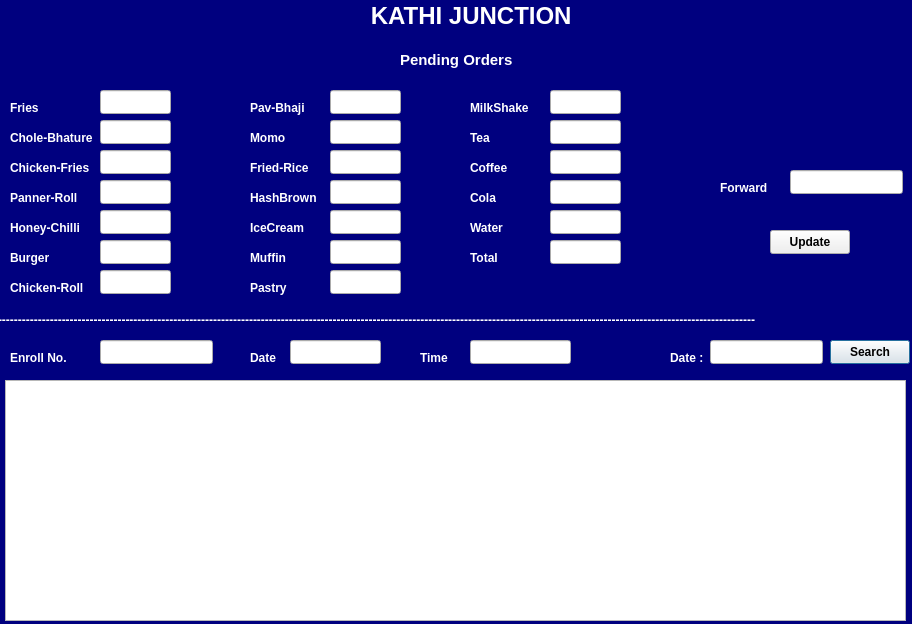
<?xml version="1.0" encoding="UTF-8"?>
<ui version="4.0">
 <class>KathiAdminPendingOrder</class>
 <widget class="QDialog" name="KathiAdminPendingOrder">
  <property name="geometry">
   <rect>
    <x>0</x>
    <y>0</y>
    <width>912</width>
    <height>624</height>
   </rect>
  </property>
  <property name="windowTitle">
   <string>Dialog</string>
  </property>
  <widget class="QLabel" name="label">
   <property name="geometry">
    <rect>
     <x>-2</x>
     <y>0</y>
     <width>921</width>
     <height>31</height>
    </rect>
   </property>
   <property name="font">
    <font>
     <pointsize>18</pointsize>
     <bold>true</bold>
    </font>
   </property>
   <property name="styleSheet">
    <string notr="true">color: rgb(255, 255, 255);
background-color: rgb(0, 0, 127);</string>
   </property>
   <property name="text">
    <string>                                                        KATHI JUNCTION</string>
   </property>
  </widget>
  <widget class="QLabel" name="label_2">
   <property name="geometry">
    <rect>
     <x>0</x>
     <y>30</y>
     <width>921</width>
     <height>601</height>
    </rect>
   </property>
   <property name="styleSheet">
    <string notr="true">background-color: rgb(0, 0, 127);</string>
   </property>
   <property name="text">
    <string/>
   </property>
  </widget>
  <widget class="QLabel" name="label_3">
   <property name="geometry">
    <rect>
     <x>10</x>
     <y>100</y>
     <width>49</width>
     <height>16</height>
    </rect>
   </property>
   <property name="font">
    <font>
     <bold>true</bold>
    </font>
   </property>
   <property name="styleSheet">
    <string notr="true">color: rgb(255, 255, 255);</string>
   </property>
   <property name="text">
    <string>Fries </string>
   </property>
  </widget>
  <widget class="QLabel" name="label_4">
   <property name="geometry">
    <rect>
     <x>400</x>
     <y>50</y>
     <width>121</width>
     <height>20</height>
    </rect>
   </property>
   <property name="font">
    <font>
     <pointsize>11</pointsize>
     <bold>true</bold>
    </font>
   </property>
   <property name="styleSheet">
    <string notr="true">color: rgb(255, 255, 255);</string>
   </property>
   <property name="text">
    <string>Pending Orders</string>
   </property>
  </widget>
  <widget class="QLabel" name="label_5">
   <property name="geometry">
    <rect>
     <x>10</x>
     <y>130</y>
     <width>91</width>
     <height>16</height>
    </rect>
   </property>
   <property name="font">
    <font>
     <bold>true</bold>
    </font>
   </property>
   <property name="styleSheet">
    <string notr="true">color: rgb(255, 255, 255);</string>
   </property>
   <property name="text">
    <string>Chole-Bhature</string>
   </property>
  </widget>
  <widget class="QLabel" name="label_6">
   <property name="geometry">
    <rect>
     <x>10</x>
     <y>160</y>
     <width>91</width>
     <height>16</height>
    </rect>
   </property>
   <property name="font">
    <font>
     <bold>true</bold>
    </font>
   </property>
   <property name="styleSheet">
    <string notr="true">color: rgb(255, 255, 255);</string>
   </property>
   <property name="text">
    <string>Chicken-Fries</string>
   </property>
  </widget>
  <widget class="QLabel" name="label_7">
   <property name="geometry">
    <rect>
     <x>10</x>
     <y>190</y>
     <width>81</width>
     <height>16</height>
    </rect>
   </property>
   <property name="font">
    <font>
     <bold>true</bold>
    </font>
   </property>
   <property name="styleSheet">
    <string notr="true">color: rgb(255, 255, 255);</string>
   </property>
   <property name="text">
    <string>Panner-Roll</string>
   </property>
  </widget>
  <widget class="QLabel" name="label_8">
   <property name="geometry">
    <rect>
     <x>10</x>
     <y>220</y>
     <width>81</width>
     <height>16</height>
    </rect>
   </property>
   <property name="font">
    <font>
     <bold>true</bold>
    </font>
   </property>
   <property name="styleSheet">
    <string notr="true">color: rgb(255, 255, 255);</string>
   </property>
   <property name="text">
    <string>Honey-Chilli</string>
   </property>
  </widget>
  <widget class="QLineEdit" name="txtFries">
   <property name="geometry">
    <rect>
     <x>100</x>
     <y>90</y>
     <width>71</width>
     <height>24</height>
    </rect>
   </property>
  </widget>
  <widget class="QLineEdit" name="txtCholeBhature">
   <property name="geometry">
    <rect>
     <x>100</x>
     <y>120</y>
     <width>71</width>
     <height>24</height>
    </rect>
   </property>
  </widget>
  <widget class="QLineEdit" name="txtChickenFries">
   <property name="geometry">
    <rect>
     <x>100</x>
     <y>150</y>
     <width>71</width>
     <height>24</height>
    </rect>
   </property>
  </widget>
  <widget class="QLineEdit" name="txtPannerRoll">
   <property name="geometry">
    <rect>
     <x>100</x>
     <y>180</y>
     <width>71</width>
     <height>24</height>
    </rect>
   </property>
  </widget>
  <widget class="QLineEdit" name="txtHoneyChilli">
   <property name="geometry">
    <rect>
     <x>100</x>
     <y>210</y>
     <width>71</width>
     <height>24</height>
    </rect>
   </property>
  </widget>
  <widget class="QTableView" name="tableKathiOrderP">
   <property name="geometry">
    <rect>
     <x>5</x>
     <y>380</y>
     <width>901</width>
     <height>241</height>
    </rect>
   </property>
  </widget>
  <widget class="QLabel" name="label_9">
   <property name="geometry">
    <rect>
     <x>10</x>
     <y>250</y>
     <width>81</width>
     <height>16</height>
    </rect>
   </property>
   <property name="font">
    <font>
     <bold>true</bold>
    </font>
   </property>
   <property name="styleSheet">
    <string notr="true">color: rgb(255, 255, 255);</string>
   </property>
   <property name="text">
    <string>Burger</string>
   </property>
  </widget>
  <widget class="QLineEdit" name="txtBurger">
   <property name="geometry">
    <rect>
     <x>100</x>
     <y>240</y>
     <width>71</width>
     <height>24</height>
    </rect>
   </property>
  </widget>
  <widget class="QLabel" name="label_10">
   <property name="geometry">
    <rect>
     <x>10</x>
     <y>280</y>
     <width>81</width>
     <height>16</height>
    </rect>
   </property>
   <property name="font">
    <font>
     <bold>true</bold>
    </font>
   </property>
   <property name="styleSheet">
    <string notr="true">color: rgb(255, 255, 255);</string>
   </property>
   <property name="text">
    <string>Chicken-Roll</string>
   </property>
  </widget>
  <widget class="QLineEdit" name="txtChickenRoll">
   <property name="geometry">
    <rect>
     <x>100</x>
     <y>270</y>
     <width>71</width>
     <height>24</height>
    </rect>
   </property>
  </widget>
  <widget class="QLabel" name="label_11">
   <property name="geometry">
    <rect>
     <x>250</x>
     <y>100</y>
     <width>71</width>
     <height>16</height>
    </rect>
   </property>
   <property name="font">
    <font>
     <bold>true</bold>
    </font>
   </property>
   <property name="styleSheet">
    <string notr="true">color: rgb(255, 255, 255);</string>
   </property>
   <property name="text">
    <string>Pav-Bhaji</string>
   </property>
  </widget>
  <widget class="QLineEdit" name="txtPavBhaji">
   <property name="geometry">
    <rect>
     <x>330</x>
     <y>90</y>
     <width>71</width>
     <height>24</height>
    </rect>
   </property>
  </widget>
  <widget class="QLabel" name="label_12">
   <property name="geometry">
    <rect>
     <x>250</x>
     <y>130</y>
     <width>49</width>
     <height>16</height>
    </rect>
   </property>
   <property name="font">
    <font>
     <bold>true</bold>
    </font>
   </property>
   <property name="styleSheet">
    <string notr="true">color: rgb(255, 255, 255);</string>
   </property>
   <property name="text">
    <string>Momo</string>
   </property>
  </widget>
  <widget class="QLabel" name="label_13">
   <property name="geometry">
    <rect>
     <x>250</x>
     <y>160</y>
     <width>61</width>
     <height>16</height>
    </rect>
   </property>
   <property name="font">
    <font>
     <bold>true</bold>
    </font>
   </property>
   <property name="styleSheet">
    <string notr="true">color: rgb(255, 255, 255);</string>
   </property>
   <property name="text">
    <string>Fried-Rice</string>
   </property>
  </widget>
  <widget class="QLabel" name="label_14">
   <property name="geometry">
    <rect>
     <x>250</x>
     <y>190</y>
     <width>71</width>
     <height>16</height>
    </rect>
   </property>
   <property name="font">
    <font>
     <bold>true</bold>
    </font>
   </property>
   <property name="styleSheet">
    <string notr="true">color: rgb(255, 255, 255);</string>
   </property>
   <property name="text">
    <string>HashBrown</string>
   </property>
  </widget>
  <widget class="QLabel" name="label_15">
   <property name="geometry">
    <rect>
     <x>250</x>
     <y>220</y>
     <width>61</width>
     <height>16</height>
    </rect>
   </property>
   <property name="font">
    <font>
     <bold>true</bold>
    </font>
   </property>
   <property name="styleSheet">
    <string notr="true">color: rgb(255, 255, 255);</string>
   </property>
   <property name="text">
    <string>IceCream</string>
   </property>
  </widget>
  <widget class="QLabel" name="label_16">
   <property name="geometry">
    <rect>
     <x>250</x>
     <y>250</y>
     <width>71</width>
     <height>16</height>
    </rect>
   </property>
   <property name="font">
    <font>
     <bold>true</bold>
    </font>
   </property>
   <property name="styleSheet">
    <string notr="true">color: rgb(255, 255, 255);</string>
   </property>
   <property name="text">
    <string>Muffin</string>
   </property>
  </widget>
  <widget class="QLabel" name="label_17">
   <property name="geometry">
    <rect>
     <x>250</x>
     <y>280</y>
     <width>71</width>
     <height>16</height>
    </rect>
   </property>
   <property name="font">
    <font>
     <bold>true</bold>
    </font>
   </property>
   <property name="styleSheet">
    <string notr="true">color: rgb(255, 255, 255);</string>
   </property>
   <property name="text">
    <string>Pastry</string>
   </property>
  </widget>
  <widget class="QLineEdit" name="txtMomo">
   <property name="geometry">
    <rect>
     <x>330</x>
     <y>120</y>
     <width>71</width>
     <height>24</height>
    </rect>
   </property>
  </widget>
  <widget class="QLineEdit" name="txtFriedRice">
   <property name="geometry">
    <rect>
     <x>330</x>
     <y>150</y>
     <width>71</width>
     <height>24</height>
    </rect>
   </property>
  </widget>
  <widget class="QLineEdit" name="txtHashBrown">
   <property name="geometry">
    <rect>
     <x>330</x>
     <y>180</y>
     <width>71</width>
     <height>24</height>
    </rect>
   </property>
  </widget>
  <widget class="QLineEdit" name="txtIceCream">
   <property name="geometry">
    <rect>
     <x>330</x>
     <y>210</y>
     <width>71</width>
     <height>24</height>
    </rect>
   </property>
  </widget>
  <widget class="QLineEdit" name="txtMuffin">
   <property name="geometry">
    <rect>
     <x>330</x>
     <y>240</y>
     <width>71</width>
     <height>24</height>
    </rect>
   </property>
  </widget>
  <widget class="QLineEdit" name="txtPastry">
   <property name="geometry">
    <rect>
     <x>330</x>
     <y>270</y>
     <width>71</width>
     <height>24</height>
    </rect>
   </property>
  </widget>
  <widget class="QLabel" name="label_18">
   <property name="geometry">
    <rect>
     <x>470</x>
     <y>100</y>
     <width>71</width>
     <height>16</height>
    </rect>
   </property>
   <property name="font">
    <font>
     <bold>true</bold>
    </font>
   </property>
   <property name="styleSheet">
    <string notr="true">color: rgb(255, 255, 255);</string>
   </property>
   <property name="text">
    <string>MilkShake</string>
   </property>
  </widget>
  <widget class="QLabel" name="label_19">
   <property name="geometry">
    <rect>
     <x>470</x>
     <y>130</y>
     <width>61</width>
     <height>16</height>
    </rect>
   </property>
   <property name="font">
    <font>
     <bold>true</bold>
    </font>
   </property>
   <property name="styleSheet">
    <string notr="true">color: rgb(255, 255, 255);</string>
   </property>
   <property name="text">
    <string>Tea</string>
   </property>
  </widget>
  <widget class="QLabel" name="label_20">
   <property name="geometry">
    <rect>
     <x>470</x>
     <y>160</y>
     <width>49</width>
     <height>16</height>
    </rect>
   </property>
   <property name="font">
    <font>
     <bold>true</bold>
    </font>
   </property>
   <property name="styleSheet">
    <string notr="true">color: rgb(255, 255, 255);</string>
   </property>
   <property name="text">
    <string>Coffee</string>
   </property>
  </widget>
  <widget class="QLabel" name="label_21">
   <property name="geometry">
    <rect>
     <x>470</x>
     <y>190</y>
     <width>49</width>
     <height>16</height>
    </rect>
   </property>
   <property name="font">
    <font>
     <bold>true</bold>
    </font>
   </property>
   <property name="styleSheet">
    <string notr="true">color: rgb(255, 255, 255);</string>
   </property>
   <property name="text">
    <string>Cola</string>
   </property>
  </widget>
  <widget class="QLabel" name="label_22">
   <property name="geometry">
    <rect>
     <x>470</x>
     <y>220</y>
     <width>49</width>
     <height>16</height>
    </rect>
   </property>
   <property name="font">
    <font>
     <bold>true</bold>
    </font>
   </property>
   <property name="styleSheet">
    <string notr="true">color: rgb(255, 255, 255);</string>
   </property>
   <property name="text">
    <string>Water</string>
   </property>
  </widget>
  <widget class="QLabel" name="label_23">
   <property name="geometry">
    <rect>
     <x>470</x>
     <y>250</y>
     <width>49</width>
     <height>16</height>
    </rect>
   </property>
   <property name="font">
    <font>
     <bold>true</bold>
    </font>
   </property>
   <property name="styleSheet">
    <string notr="true">color: rgb(255, 255, 255);</string>
   </property>
   <property name="text">
    <string>Total</string>
   </property>
  </widget>
  <widget class="QLineEdit" name="txtMilkShake">
   <property name="geometry">
    <rect>
     <x>550</x>
     <y>90</y>
     <width>71</width>
     <height>24</height>
    </rect>
   </property>
  </widget>
  <widget class="QLineEdit" name="txtTea">
   <property name="geometry">
    <rect>
     <x>550</x>
     <y>120</y>
     <width>71</width>
     <height>24</height>
    </rect>
   </property>
  </widget>
  <widget class="QLineEdit" name="txtCoffee">
   <property name="geometry">
    <rect>
     <x>550</x>
     <y>150</y>
     <width>71</width>
     <height>24</height>
    </rect>
   </property>
  </widget>
  <widget class="QLineEdit" name="txtCola">
   <property name="geometry">
    <rect>
     <x>550</x>
     <y>180</y>
     <width>71</width>
     <height>24</height>
    </rect>
   </property>
  </widget>
  <widget class="QLineEdit" name="txtWater">
   <property name="geometry">
    <rect>
     <x>550</x>
     <y>210</y>
     <width>71</width>
     <height>24</height>
    </rect>
   </property>
  </widget>
  <widget class="QLineEdit" name="txtTotal">
   <property name="geometry">
    <rect>
     <x>550</x>
     <y>240</y>
     <width>71</width>
     <height>24</height>
    </rect>
   </property>
  </widget>
  <widget class="QLabel" name="label_24">
   <property name="geometry">
    <rect>
     <x>10</x>
     <y>350</y>
     <width>71</width>
     <height>16</height>
    </rect>
   </property>
   <property name="font">
    <font>
     <bold>true</bold>
    </font>
   </property>
   <property name="styleSheet">
    <string notr="true">color: rgb(255, 255, 255);</string>
   </property>
   <property name="text">
    <string>Enroll No.</string>
   </property>
  </widget>
  <widget class="QLineEdit" name="txtEnrollNo">
   <property name="geometry">
    <rect>
     <x>100</x>
     <y>340</y>
     <width>113</width>
     <height>24</height>
    </rect>
   </property>
  </widget>
  <widget class="QLabel" name="label_25">
   <property name="geometry">
    <rect>
     <x>250</x>
     <y>350</y>
     <width>31</width>
     <height>16</height>
    </rect>
   </property>
   <property name="font">
    <font>
     <bold>true</bold>
    </font>
   </property>
   <property name="styleSheet">
    <string notr="true">color: rgb(255, 255, 255);</string>
   </property>
   <property name="text">
    <string>Date</string>
   </property>
  </widget>
  <widget class="QLineEdit" name="txtDate">
   <property name="geometry">
    <rect>
     <x>290</x>
     <y>340</y>
     <width>91</width>
     <height>24</height>
    </rect>
   </property>
  </widget>
  <widget class="QLabel" name="label_26">
   <property name="geometry">
    <rect>
     <x>420</x>
     <y>350</y>
     <width>31</width>
     <height>16</height>
    </rect>
   </property>
   <property name="font">
    <font>
     <bold>true</bold>
    </font>
   </property>
   <property name="styleSheet">
    <string notr="true">color: rgb(255, 255, 255);</string>
   </property>
   <property name="text">
    <string>Time</string>
   </property>
  </widget>
  <widget class="QLineEdit" name="txtTime">
   <property name="geometry">
    <rect>
     <x>470</x>
     <y>340</y>
     <width>101</width>
     <height>24</height>
    </rect>
   </property>
  </widget>
  <widget class="QLabel" name="label_27">
   <property name="geometry">
    <rect>
     <x>-2</x>
     <y>310</y>
     <width>911</width>
     <height>20</height>
    </rect>
   </property>
   <property name="font">
    <font>
     <bold>true</bold>
    </font>
   </property>
   <property name="styleSheet">
    <string notr="true">color: rgb(255, 255, 255);</string>
   </property>
   <property name="text">
    <string>----------------------------------------------------------------------------------------------------------------------------------------------------------------------------------------------</string>
   </property>
  </widget>
  <widget class="QLabel" name="label_28">
   <property name="geometry">
    <rect>
     <x>670</x>
     <y>350</y>
     <width>49</width>
     <height>16</height>
    </rect>
   </property>
   <property name="font">
    <font>
     <bold>true</bold>
    </font>
   </property>
   <property name="styleSheet">
    <string notr="true">color: rgb(255, 255, 255);</string>
   </property>
   <property name="text">
    <string>Date :</string>
   </property>
  </widget>
  <widget class="QLineEdit" name="txtDateS">
   <property name="geometry">
    <rect>
     <x>710</x>
     <y>340</y>
     <width>113</width>
     <height>24</height>
    </rect>
   </property>
  </widget>
  <widget class="QPushButton" name="pushButton">
   <property name="geometry">
    <rect>
     <x>830</x>
     <y>340</y>
     <width>80</width>
     <height>24</height>
    </rect>
   </property>
   <property name="font">
    <font>
     <bold>true</bold>
    </font>
   </property>
   <property name="text">
    <string>Search</string>
   </property>
  </widget>
  <widget class="QLabel" name="label_29">
   <property name="geometry">
    <rect>
     <x>720</x>
     <y>180</y>
     <width>61</width>
     <height>16</height>
    </rect>
   </property>
   <property name="font">
    <font>
     <bold>true</bold>
    </font>
   </property>
   <property name="styleSheet">
    <string notr="true">color: rgb(255, 255, 255);</string>
   </property>
   <property name="text">
    <string>Forward</string>
   </property>
  </widget>
  <widget class="QLineEdit" name="txtForward">
   <property name="geometry">
    <rect>
     <x>790</x>
     <y>170</y>
     <width>113</width>
     <height>24</height>
    </rect>
   </property>
  </widget>
  <widget class="QPushButton" name="pushButton_2">
   <property name="geometry">
    <rect>
     <x>770</x>
     <y>230</y>
     <width>80</width>
     <height>24</height>
    </rect>
   </property>
   <property name="font">
    <font>
     <bold>true</bold>
    </font>
   </property>
   <property name="text">
    <string>Update</string>
   </property>
  </widget>
 </widget>
 <resources/>
 <connections/>
</ui>
